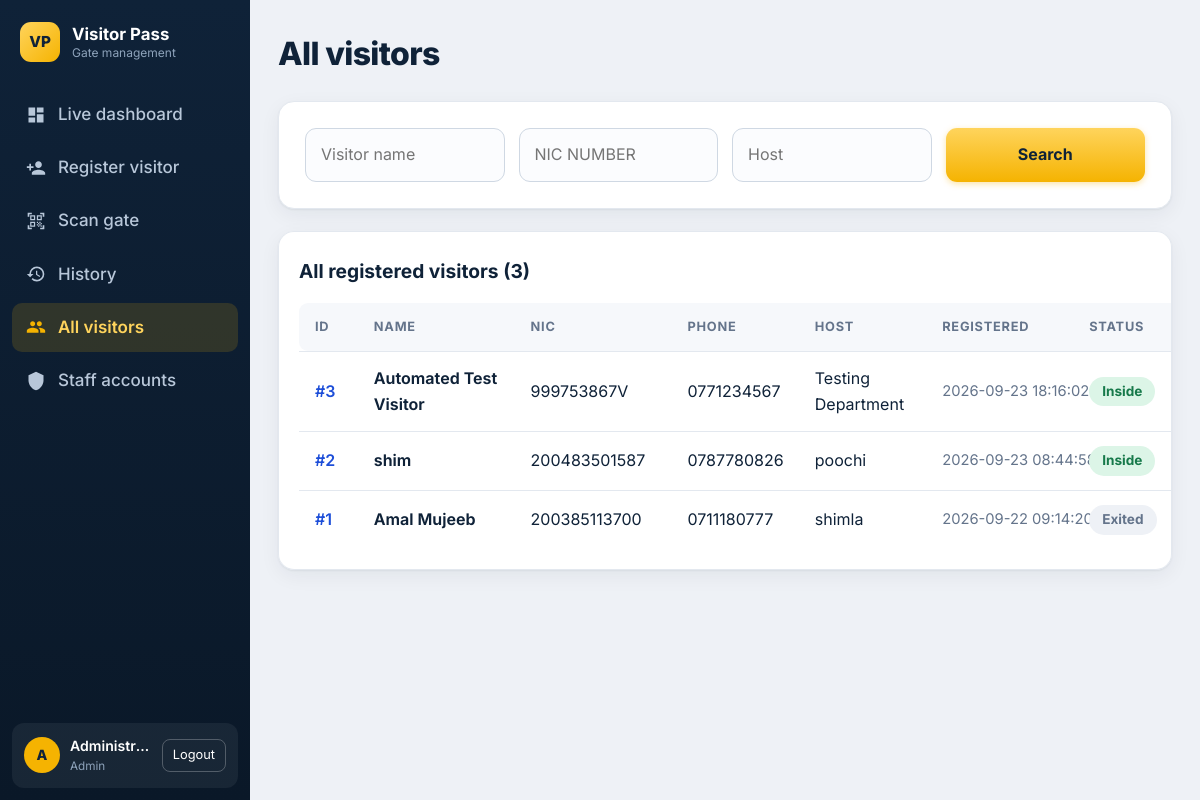
Page /visitors.php (signed in) on the committed database.
### tables this page shows
CREATE TABLE `visitors` (
  `id` int(11) NOT NULL,
  `name` varchar(100) NOT NULL,
  `phone` varchar(20) NOT NULL,
  `email` varchar(120) DEFAULT NULL,
  `nic` varchar(20) NOT NULL,
  `purpose` varchar(200) NOT NULL,
  `host` varchar(120) NOT NULL,
  `pass_code` char(32) NOT NULL,
  `status` enum('Active','Used','Expired') NOT NULL DEFAULT 'Active',
  `created_by` int(11) DEFAULT NULL,
  `created_at` timestamp NOT NULL DEFAULT current_timestamp()
);

### visitors.php (the view, shortened to what this page needs)
<?php
require 'config.php';
$n = trim($_GET['name'] ?? '');
$nc = strtoupper(trim($_GET['nic'] ?? ''));
$ho = trim($_GET['host'] ?? '');
$w = ['1'];
$a = [];
$s = $pdo->prepare("SELECT v.*,(SELECT COUNT(*) FROM visits WHERE visitor_id=v.id) n,(SELECT COUNT(*) FROM visits WHERE visitor_id=v.id AND exit_time IS NULL) inside FROM visitors v WHERE ".implode(' AND ', $w)." ORDER BY v.id DESC");
$s->execute($a);
$rows = $s->fetchAll();
?>
<form class="card filters">
    <input name="name" placeholder="Visitor name" value="<?=h($n)?>">
    <input name="nic" placeholder="NIC number" value="<?=h($nc)?>" style="text-transform:uppercase">
    <input name="host" placeholder="Host" value="<?=h($ho)?>">
    <button>Search</button>
</form>
<div class="card scroll visitors-card">
    <h2>All registered visitors (<?=count($rows)?>)</h2>
    <table class="visitors-table">
        <tr><th>ID</th><th>Name</th><th>NIC</th><th>Phone</th><th>Host</th><th>Registered</th><th>Status</th><th></th></tr>
<?php foreach ($rows as $r) {
    $st = $r['inside'] ? 'Inside' : ($r['n'] ? 'Exited' : 'Not entered yet');
    echo '<tr><td><a href="visitor.php?id='.$r['id'].'">#'.$r['id'].'</a></td><td class="visitor-name">'.h($r['name']).'</td><td>'.h($r['nic']).'</td><td>'.h($r['phone']).'</td><td>'.h($r['host']).'</td><td class="registered">'.$r['created_at'].'</td><td><span class="pill '.($r['inside'] ? 'in' : '').'">'.$st.'</span></td><td class="visitor-actions"><a href="pass.php?id='.$r['id'].'">Pass</a><a href="visitor.php?id='.$r['id'].'">Profile</a></td></tr>';
}
?>
    </table>
</div>

### assets/style.css (style rules this page uses)
:root { --ink: #0f2238; --ink2: #1b3554; --sig: #f5b301; --sig2: #ffd45c; --bg: #eef1f6; --card: #fff; --ok: #16794a; --bad: #b3261e; --line: #e3e8ef; --mut: #64748b; --side: 270px; --r: 16px; --sh: 0 1px 2px rgba(15, 34, 56, 0.06), 0 6px 20px rgba(15, 34, 56, 0.06); }
* { box-sizing: border-box; }
html { scroll-behavior: smooth; }
body { margin: 0; font: 17px/1.6 Inter, "Segoe UI", system-ui, sans-serif; background: var(--bg); color: var(--ink); -webkit-font-smoothing: antialiased; }
h2 { font-size: 1.2rem; font-weight: 700; margin: 0 0 16px; }
.card { background: var(--card); border: 1px solid var(--line); border-radius: var(--r); padding: 26px; margin-bottom: 22px; box-shadow: var(--sh); }
input { padding: 13px 15px; border: 1.5px solid #cfd8e3; border-radius: 11px; font: inherit; font-size: 1rem; width: 100%; background: #fbfcfe; color: var(--ink); transition: border-color 0.15s, box-shadow 0.15s; }
button, .btn { background: linear-gradient(180deg, var(--sig2), var(--sig)); color: var(--ink); border: 0; border-radius: 11px; padding: 13px 24px; font: inherit; font-size: 1rem; font-weight: 700; cursor: pointer; text-decoration: none; display: inline-flex; align-items: center; justify-content: center; gap: 8px; box-shadow: 0 2px 6px rgba(245, 179, 1, 0.35); transition: transform 0.1s, box-shadow 0.15s; }
.scroll { overflow-x: auto; }
.visitors-card { padding: 24px 20px 20px; }
.visitors-table { min-width: 980px; table-layout: fixed; }
.visitors-table th, .visitors-table td { vertical-align: middle; }
.visitors-table th:nth-child(1), .visitors-table td:nth-child(1) { width: 6%; }
.visitors-table th:nth-child(2), .visitors-table td:nth-child(2) { width: 16%; }
.visitors-table th:nth-child(3), .visitors-table td:nth-child(3) { width: 16%; }
.visitors-table th:nth-child(4), .visitors-table td:nth-child(4) { width: 13%; }
.visitors-table th:nth-child(5), .visitors-table td:nth-child(5) { width: 13%; }
.visitors-table th:nth-child(6), .visitors-table td:nth-child(6) { width: 15%; }
.visitors-table th:nth-child(7), .visitors-table td:nth-child(7) { width: 11%; }
.visitors-table .visitor-name { font-weight: 650; }
.visitors-table .registered { color: var(--mut); font-size: 0.92rem; white-space: nowrap; }
table { width: 100%; border-collapse: collapse; font-size: 1rem; }
th { font-size: 0.8rem; text-transform: uppercase; letter-spacing: 0.06em; color: var(--mut); background: #f6f8fb; font-weight: 700; }
th, td { text-align: left; padding: 14px 16px; border-bottom: 1px solid var(--line); vertical-align: top; }
th:first-child { border-radius: 9px 0 0 9px; }
tr:last-child td { border-bottom: 0; }
td a { color: #1d4ed8; font-weight: 600; text-decoration: none; }
.pill { display: inline-block; padding: 4px 13px; border-radius: 99px; background: #eef1f6; color: var(--mut); font-size: 0.85rem; font-weight: 700; }
.pill.in { background: #dcf5e7; color: var(--ok); }
.filters { display: grid; grid-template-columns: repeat(auto-fit, minmax(170px, 1fr)); gap: 14px; }
@media (max-width: 1500px) { :root { --side: 250px; } }

### rows in the picture
visitors: id "3", name "Automated Test Visitor", nic "999753867V", phone "0771234567", host "Testing Department", created_at "2026-09-23 18:16:02", st "Inside"
visitors: id "2", name "shim", nic "200483501587", phone "0787780826", host "poochi", created_at "2026-09-23 08:44:58", st "Inside"
visitors: id "1", name "Amal Mujeeb", nic "200385113700", phone "0711180777", host "shimla", created_at "2026-09-22 09:14:20", st "Exited"

### other values in the picture
$n[0] "Live dashboard"
$n[0] "Register visitor"
$n[0] "Scan gate"
$n[0] "History"
$n[0] "All visitors"
$n[0] "Staff accounts"
substr($u['name'], 0, 1) "A"
$u['name'] "Administr…"
$u['role'] "Admin"
$t "All visitors"
count($rows) "3"
